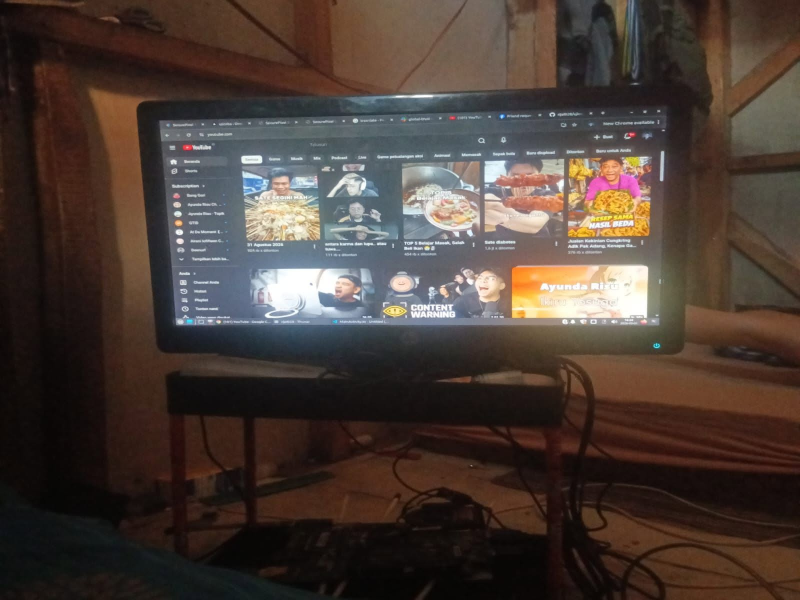
#> input picture test.jpg, 1600 x 1200 px (shown at 1/2 size)
$ python securepixel_core.py   (older library calls are emulated)
#> lines starting #> are read from the running program, lines starting #| are printed output that depends on the picture
import os
import sys
import cv2
import numpy as np
from PIL import Image

def check_c2pa(image_path: str) -> dict:
    """Tahap 1: Cek C2PA metadata."""
    has_c2pa = False
    details = "Tidak ada metadata C2PA terdeteksi."
    try:
        with open(image_path, "rb") as f:
            content = f.read()
            if b"c2pa" in content or b"urn:c2pa" in content:
                has_c2pa = True
                details = "Manifes C2PA Content Credentials valid ditemukan."
    except Exception as e:
        details = f"Gagal membaca metadata: {str(e)}"
    return {"has_c2pa": has_c2pa, "details": details}

def profile_degradation(image_path: str) -> dict:
    """Tahap 2: Degradation Profiler."""
#> called with image_path = 'test.jpg'
    img_cv = cv2.imread(image_path)
#> img_cv is the input picture: shape (1200, 1600, 3); mean B, G, R 54.5, 61.4, 74.5
    if img_cv is None:
        raise ValueError(f"File tidak bisa dibaca sebagai gambar: {image_path}")

    height, width, _ = img_cv.shape
#> height = 1200; width = 1600
    gray = cv2.cvtColor(img_cv, cv2.COLOR_BGR2GRAY)
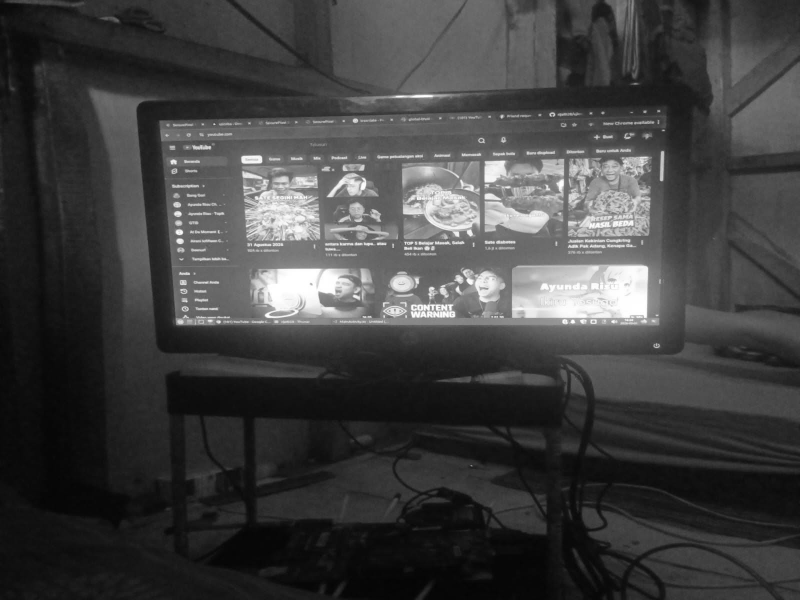
#> gray: shape (1200, 1600) (shown at 1/2 size); min 2, max 255, mean 64.5

    # 1. Ketajaman / Blur
    laplacian_var = float(cv2.Laplacian(gray, cv2.CV_64F).var())
#> laplacian_var = 70.77

    # 2. Resolusi
    total_pixels = height * width
#> total_pixels = 1920000
    is_downscaled = bool(total_pixels < (720 * 1280))
#> is_downscaled = False

    # 3. Kualitas JPEG
    jpeg_quality = None
    try:
        with Image.open(image_path) as img_pil:
            quantization = getattr(img_pil, "quantization", None)
#> quantization = 2 items
            if quantization:
                avg_q_val = float(np.mean(list(quantization.values())[0]))
#> avg_q_val = 15.84
                jpeg_quality = int(max(10, min(100, 100 - (avg_q_val * 1.5))))
#> jpeg_quality = 76
    except Exception:
        jpeg_quality = None

    # 4. Batas Operating Envelope
    is_severely_degraded = bool(laplacian_var < 50.0 and is_downscaled)
#> is_severely_degraded = False

    return {
        "dimensions": f"{width}x{height}",
        "sharpness_score": round(laplacian_var, 2),
        "estimated_jpeg_quality": jpeg_quality if jpeg_quality else "Bukan JPEG / Metadata Dihapus",
        "is_downscaled": is_downscaled,
        "is_severely_degraded": is_severely_degraded
    }

def analyze_file(image_path: str) -> dict:
    c2pa_res = check_c2pa(image_path)
    if c2pa_res["has_c2pa"]:
        return {
            "status": "STOP",
            "verdict": "VERIFIED ORIGIN",
            "reason": c2pa_res["details"],
            "send_to_gpu": False
        }

    profile = profile_degradation(image_path)
#> profile = {'dimensions': '1600x1200', 'sharpness_score': 70.77, 'estimated_jpeg_quality': 76, 'is_downscaled': False, 'is_severely_degraded': False}
    if profile["is_severely_degraded"]:
        return {
            "status": "STOP",
            "verdict": "INCONCLUSIVE",
            "reason": "Kualitas berkas terlalu rusak untuk analisis forensik yang aman.",
            "metrics": profile,
            "send_to_gpu": False
        }

    return {
        "status": "PROCEED",
        "verdict": "PENDING_FORENSICS",
        "reason": "Kondisi berkas memenuhi syarat. Lanjut ke analisis Model Forensik.",
        "metrics": profile,
        "send_to_gpu": True
    }

# --- LANGSUNG DIEKSEKUSI ---
print("\n>>> Program SecurePixel Core Dimulai...")

target_img = sys.argv[1] if len(sys.argv) > 1 else "test.jpg"

# Jika file test.jpg belum ada, buat gambar tiruan otomatis
if not os.path.exists(target_img):
    print(f"[i] File '{target_img}' belum ada. Membuat gambar dummy sintetis untuk tes...")
    dummy = np.random.randint(0, 256, (800, 1200, 3), dtype=np.uint8)
    cv2.imwrite(target_img, dummy)
    print(f"[i] Berhasil membuat '{target_img}'.")

print(f"[*] Menganalisis file: {target_img}\n")
hasil = analyze_file(target_img)
#> hasil = 5 items

print("=" * 45)
print("HASIL ANALISIS SECUREPIXEL (TAHAP 1 & 2)")
print("=" * 45)
for k, v in hasil.items():
    print(f"{k:<15}: {v}")
#> this loop made 5 passes
#> (k, v) on passes 1, 2, 5: ('status', 'PROCEED'), ('verdict', 'PENDING_FORENSICS'), ('send_to_gpu', True)
#| status         : PROCEED
#| verdict        : PENDING_FORENSICS
#| reason         : Kondisi berkas memenuhi syarat. Lanjut ke analisis Model Forensik.
#| metrics        : {'dimensions': '1600x1200', 'sharpness_score': 70.77, 'estimated_jpeg_quality': 76, 'is_downscaled': False, 'is_severely_degraded': False}
#| send_to_gpu    : True
print("=" * 45 + "\n")
